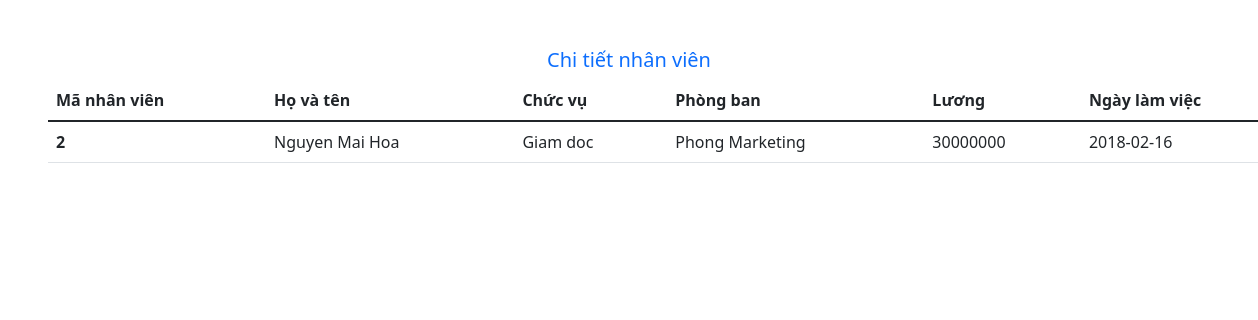
/index.php?controller=user&action=detail&id=2, run on the app's committed database.
### tables this page shows
CREATE TABLE `nhanvien` (
  `maNV` int(11) NOT NULL,
  `hovaten` varchar(50) DEFAULT NULL,
  `chucvu` varchar(50) DEFAULT NULL,
  `phongban` varchar(50) DEFAULT NULL,
  `luong` float DEFAULT NULL,
  `ngayvaolam` date DEFAULT NULL
);

### controller/UserController.php (called while the page is built, shortened)
<?php
    require_once 'model/UserModel.php';
    class UserController{
        function detail(){
            $userID = $_GET['id'];
            $userModel = new UserModel();
            $users = $userModel->getUser($userID);
            require_once 'view/user/detail.php';
        }
    }
?>

### index.php (called while the page is built, shortened)
<?php
    $action     = isset($_GET['action']) ? $_GET['action'] : 'index';
    $object = new $classController();
    $object->$action();
?>

### model/UserModel.php (called while the page is built, shortened)
<?php
    class UserModel{
        public function getUser($userID) {
            $connection = $this->connectDb();
            $querySelect = "SELECT * FROM nhanvien WHERE maNV=$userID";
            $result = mysqli_query($connection, $querySelect);
            $arr_user = [];
            if(mysqli_num_rows($result) > 0) {
                $arr_users = mysqli_fetch_all($result, MYSQLI_ASSOC);
                $arr_user = $arr_users[0];
            }
            return $arr_user;
        }
        public function connectDb() {
            $connection = mysqli_connect(DB_HOST, DB_USERNAME, DB_PASSWORD, DB_NAME);
            return $connection;
        }
    }
?>

### view/user/detail.php (the view, shortened to what this page needs)
<!DOCTYPE html>
<html lang="en">
<head>
    <link rel="stylesheet" href="https://cdn.jsdelivr.net/npm/bootstrap-icons@1.7.2/font/bootstrap-icons.css">
    <link href="https://cdn.jsdelivr.net/npm/bootstrap@5.1.3/dist/css/bootstrap.min.css" rel="stylesheet"
>
</head>
<body>
    <main>
    <h5 class="text-center text-primary mt-5" >Chi tiết nhân viên</h5>
    <table class="table ms-5">
        <thead>
        <tr>
                    <th scope="col">Mã nhân viên</th>
                    <th scope="col">Họ và tên</th>
                    <th scope="col">Chức vụ</th>
                    <th scope="col">Phòng ban</th>
                    <th scope="col">Lương</th>
                    <th scope="col">Ngày làm việc</th>
                    </tr>
                </thead>
                <tbody>
                <tr>
                    <th scope="row"><?php echo $users['maNV']; ?></th>
                    <td><?php echo $users['hovaten']; ?></td>
                    <td><?php echo $users['chucvu']; ?></td>
                    <td><?php echo $users['phongban']; ?></td>
                    <td><?php echo $users['luong']; ?></td>
                    <td><?php echo $users['ngayvaolam']; ?></td>
                </tr>
                </tbody>
     </table>
    </main>
</body>
</html>

### data on the page
nhanvien: maNV "2", hovaten "Nguyen Mai Hoa", chucvu "Giam doc", phongban "Phong Marketing", luong "30000000", ngayvaolam "2018-02-16"
